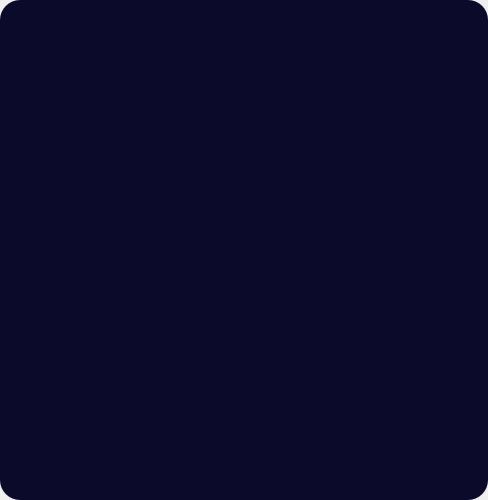
<?xml version="1.0" encoding="UTF-8"?>
<ui version="4.0">
 <class>EmotionPage</class>
 <widget class="QDialog" name="EmotionPage">
  <property name="geometry">
   <rect>
    <x>0</x>
    <y>0</y>
    <width>488</width>
    <height>500</height>
   </rect>
  </property>
  <property name="minimumSize">
   <size>
    <width>488</width>
    <height>500</height>
   </size>
  </property>
  <property name="windowTitle">
   <string>Dialog</string>
  </property>
  <layout class="QVBoxLayout" name="verticalLayout">
   <property name="spacing">
    <number>0</number>
   </property>
   <property name="leftMargin">
    <number>0</number>
   </property>
   <property name="topMargin">
    <number>0</number>
   </property>
   <property name="rightMargin">
    <number>0</number>
   </property>
   <property name="bottomMargin">
    <number>0</number>
   </property>
   <item>
    <widget class="QWidget" name="widget" native="true">
     <property name="styleSheet">
      <string notr="true">background: #0B0A2B;
border-radius: 20px 20px 12px 12px;</string>
     </property>
     <layout class="QVBoxLayout" name="verticalLayout_2">
      <property name="spacing">
       <number>0</number>
      </property>
      <property name="leftMargin">
       <number>16</number>
      </property>
      <property name="topMargin">
       <number>24</number>
      </property>
      <property name="rightMargin">
       <number>0</number>
      </property>
      <property name="bottomMargin">
       <number>24</number>
      </property>
      <item>
       <widget class="QScrollArea" name="scrollArea">
        <property name="styleSheet">
         <string notr="true"/>
        </property>
        <property name="widgetResizable">
         <bool>true</bool>
        </property>
        <widget class="QWidget" name="scrollAreaWidgetContents">
         <property name="geometry">
          <rect>
           <x>0</x>
           <y>0</y>
           <width>472</width>
           <height>452</height>
          </rect>
         </property>
         <property name="styleSheet">
          <string notr="true"/>
         </property>
         <layout class="QHBoxLayout" name="horizontalLayout">
          <property name="spacing">
           <number>0</number>
          </property>
          <property name="leftMargin">
           <number>0</number>
          </property>
          <property name="topMargin">
           <number>0</number>
          </property>
          <property name="rightMargin">
           <number>0</number>
          </property>
          <property name="bottomMargin">
           <number>0</number>
          </property>
          <item>
           <layout class="QGridLayout" name="gridLayout">
            <property name="leftMargin">
             <number>0</number>
            </property>
            <property name="rightMargin">
             <number>0</number>
            </property>
            <property name="horizontalSpacing">
             <number>2</number>
            </property>
            <property name="verticalSpacing">
             <number>24</number>
            </property>
           </layout>
          </item>
         </layout>
        </widget>
       </widget>
      </item>
     </layout>
    </widget>
   </item>
  </layout>
 </widget>
 <resources/>
 <connections/>
</ui>
